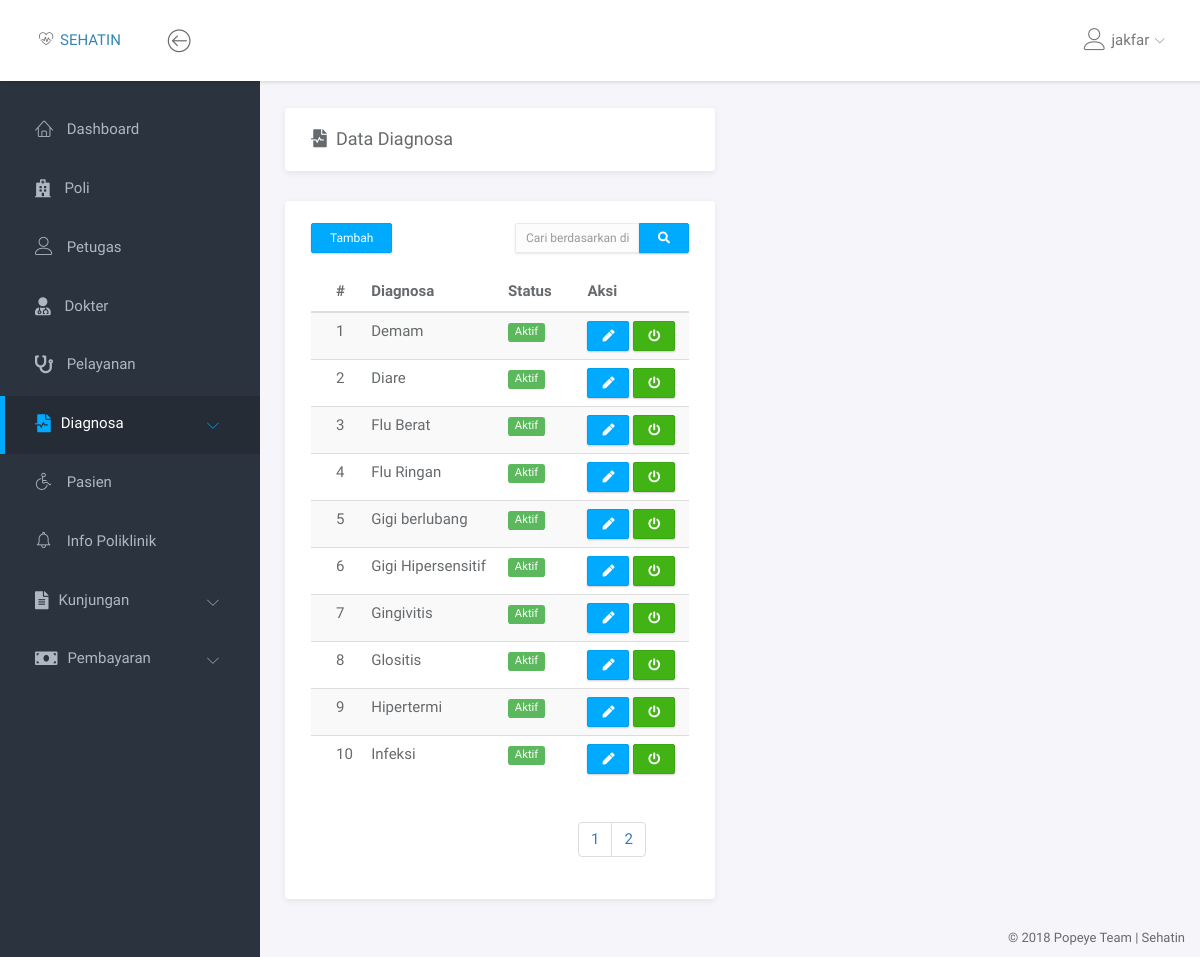
Page /diagnosa/data_diagnosa.php (signed in) on the earlier database version.
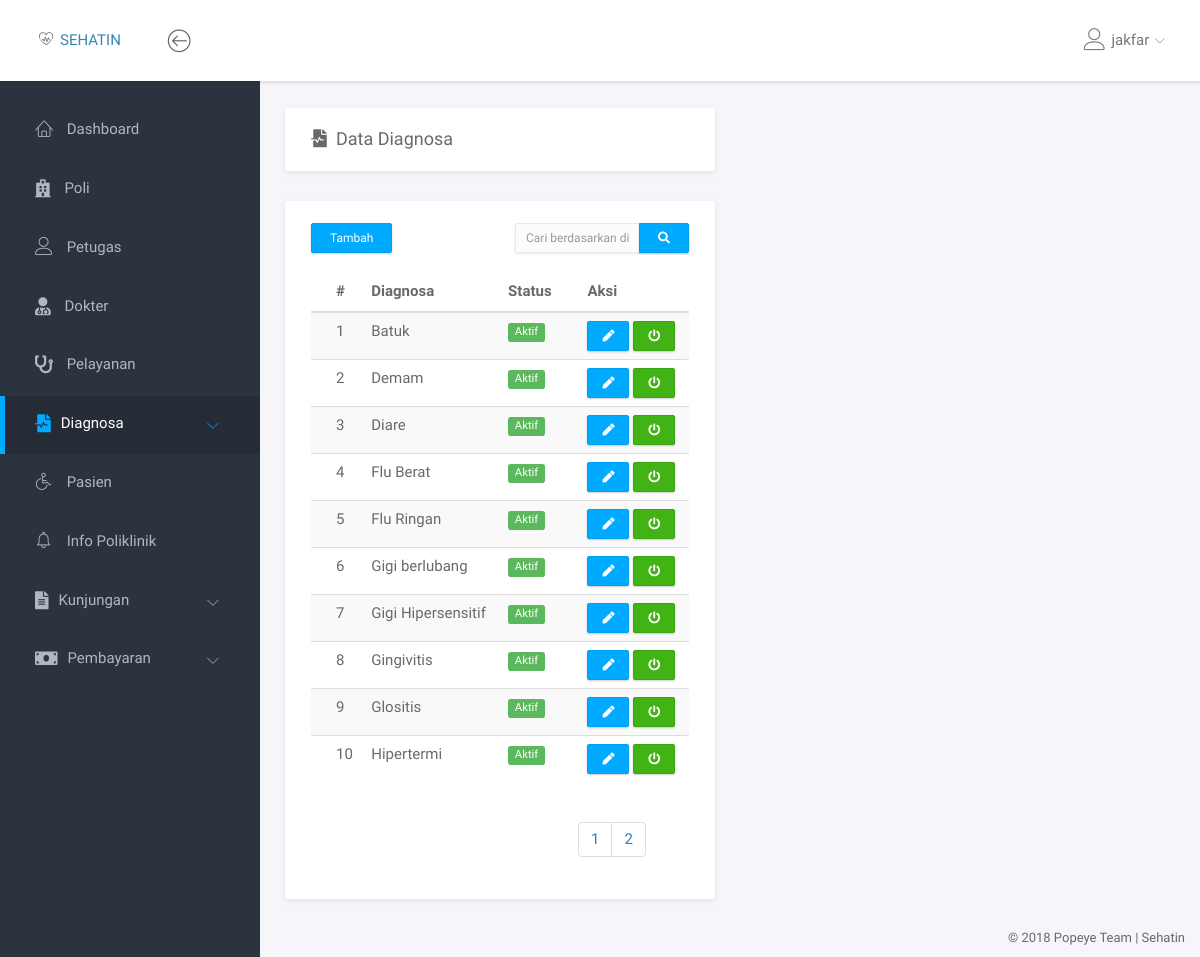
Same page on the later database version.
### tables this page shows
CREATE TABLE `diagnosa` (
  `id_diagnosa` tinyint(3) NOT NULL,
  `diagnosa` varchar(30) NOT NULL,
  `status` enum('Aktif','Non Aktif') NOT NULL
);

### diagnosa/data_diagnosa.php (the view, shortened to what this page needs)
<!doctype html>
<html lang="en">
<head>
	<link rel="stylesheet" href="../assets/vendor/bootstrap/css/bootstrap.min.css">
	<link rel="stylesheet" href="../assets/vendor/font-awesome/css/font-awesome.min.css">
	<link rel="stylesheet" href="../assets/vendor/linearicons/style.css">
	<link rel="stylesheet" href="../assets/vendor/chartist/css/chartist-custom.css">
	<link rel="stylesheet" href="../assets/css/main.css">
</head>
<body>
	<div id="wrapper">
		<?php
			include '../dashboard/navbar.php';
			include '../dashboard/left_sidebar.php';
		 ?>
		<div class="main">
			<div class="main-content">
				<div class="container-fluid">
					<div class="row">
						<div class="col-md-6">
							<div class="panel">
								<div class="panel-heading">
									<h3 class="panel-title"><i class="fas fa-file-medical-alt"></i>&ensp;Data Diagnosa</h3>
								</div>
							</div>
						</div>
					</div>
					<div class="row">
						<div class="col-md-6">
							<div class="panel">
								<br>
								<div class="row">
									<div class="col-md-2">
										<a href="tambah_diagnosa.php"><button type="button" class="btn btn-primary btn-sm" style="margin-left: 25px; margin-bottom: 10px;">Tambah</button></a>
									</div>
									 <div class="col-md-4"></div>
									<div class="col-md-6">
										<form action="" method="POST">
											<div class="input-group" style="margin-right: 25px;">
												<input type="text" name="cari" class="form-control input-sm" placeholder="Cari berdasarkan diagnosa ...">
												<span class="input-group-btn"><button type="submit" name="btn_cari" class="btn btn-primary btn-sm"><i class="fa fa-search"></i></button></span>
											</div>
										</form>
									</div>
								</div>
								<div class="panel-body">
									<div class="table-responsive">
										<table class="table table-striped table-hover">
											<thead>
												<tr>
													<th>#</th>
													<th>Diagnosa</th>
													<th>Status</th>
													<th>Aksi</th>
												</tr>
											</thead>
											<tbody>
												<?php
													if (isset($_POST['btn_cari'])) {
														$query = "SELECT * FROM diagnosa WHERE diagnosa LIKE '%$_POST[cari]%' ORDER BY diagnosa ASC";
														$no = 1;
													}
													else{
														$halaman = 10;
														$page = isset($_GET['halaman']) ? (int)$_GET['halaman'] : 1;
														$mulai = ($page > 1) ? ($page * $halaman) - $halaman : 0;
														$jml = mysqli_query($con, "SELECT COUNT(*) AS jml_diagnosa FROM diagnosa");
														$jml_diagnosa = mysqli_fetch_assoc($jml);
														$query = "SELECT * FROM diagnosa ORDER BY diagnosa ASC LIMIT $mulai, $halaman";
														$pages = ceil($jml_diagnosa['jml_diagnosa']/$halaman);
														$no = $mulai + 1;
													}
													$result = mysqli_query($con, $query);
													foreach ($result as $val) {
														$title = $val['status'] == 'Aktif' ? 'Non Aktifkan' : 'Aktifkan';
														$btnclass = $val['status'] == 'Aktif' ? 'btn-success' : 'btn-danger';
														$label = $val['status'] == 'Aktif' ? 'label label-success' : 'label label-danger';
														echo "<tr>
																<td>$no</td>
																<td>$val[diagnosa]</td>
																<td><span class='$label'>$val[status]</span></td>
																<td><a href='edit_diagnosa.php?id_diagnosa=$val[id_diagnosa]' class='btn btn-primary btn-xs' title='Edit'> <i class='fas fa-pen'></i></a> <a onclick = 'return konfirm()' href='status_diagnosa.php?id_diagnosa=$val[id_diagnosa]&status=$val[status]' class='btn $btnclass btn-xs' title='$title'><i class='fa fa-power-off'></i></a></td>
															  </tr>
														";
														$no++;
													}
														?>
											</tbody>
										</table>
									</div>
									<?php if (!isset($_POST['btn_cari'])): ?>
										<div class="col-md-4 col-md-offset-8">
											<ul class="pagination">
												<?php for ($i=1; $i <= $pages ; $i++) { ?>
													<li><a href="?halaman=<?php echo $i ?>" class="<?php echo $i==$_GET['halaman'] ? 'active' : '' ?>" ><?php echo $i; ?></a></li>
												<?php } ?>
											</ul>
										</div>
									<?php endif ?>
								</div>
							</div>
						</div>
					</div>
				</div>
			</div>
		</div>
		<?php include '../dashboard/footer.php'; ?>
	</div>
</body>
</html>

Differences in the rows shown:
no longer on this page (row unchanged): diagnosa: diagnosa "Infeksi", status "Aktif"
added diagnosa: diagnosa "Batuk", status "Aktif"
